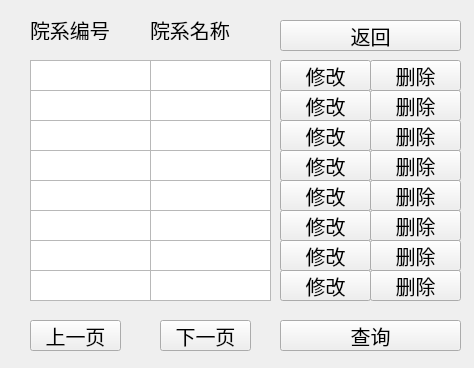
<?xml version="1.0" encoding="UTF-8"?>
<ui version="4.0">
 <class>Form</class>
 <widget class="QWidget" name="Form">
  <property name="geometry">
   <rect>
    <x>0</x>
    <y>0</y>
    <width>474</width>
    <height>368</height>
   </rect>
  </property>
  <property name="minimumSize">
   <size>
    <width>474</width>
    <height>368</height>
   </size>
  </property>
  <property name="maximumSize">
   <size>
    <width>474</width>
    <height>368</height>
   </size>
  </property>
  <property name="windowTitle">
   <string>Form</string>
  </property>
  <widget class="QLabel" name="label_2">
   <property name="geometry">
    <rect>
     <x>150</x>
     <y>20</y>
     <width>81</width>
     <height>20</height>
    </rect>
   </property>
   <property name="font">
    <font>
     <family>楷体</family>
     <pointsize>15</pointsize>
    </font>
   </property>
   <property name="text">
    <string>院系名称</string>
   </property>
  </widget>
  <widget class="QLabel" name="label_3">
   <property name="geometry">
    <rect>
     <x>30</x>
     <y>20</y>
     <width>81</width>
     <height>20</height>
    </rect>
   </property>
   <property name="font">
    <font>
     <family>楷体</family>
     <pointsize>15</pointsize>
    </font>
   </property>
   <property name="text">
    <string>院系编号</string>
   </property>
  </widget>
  <widget class="QPushButton" name="lastpageButton">
   <property name="geometry">
    <rect>
     <x>30</x>
     <y>320</y>
     <width>91</width>
     <height>31</height>
    </rect>
   </property>
   <property name="font">
    <font>
     <family>楷体</family>
     <pointsize>15</pointsize>
    </font>
   </property>
   <property name="text">
    <string>上一页</string>
   </property>
  </widget>
  <widget class="QPushButton" name="nextpageButton">
   <property name="geometry">
    <rect>
     <x>160</x>
     <y>320</y>
     <width>91</width>
     <height>31</height>
    </rect>
   </property>
   <property name="font">
    <font>
     <family>楷体</family>
     <pointsize>15</pointsize>
    </font>
   </property>
   <property name="text">
    <string>下一页</string>
   </property>
  </widget>
  <widget class="QTextBrowser" name="textBrowser_1">
   <property name="geometry">
    <rect>
     <x>30</x>
     <y>60</y>
     <width>121</width>
     <height>31</height>
    </rect>
   </property>
  </widget>
  <widget class="QTextBrowser" name="textBrowser_2">
   <property name="geometry">
    <rect>
     <x>150</x>
     <y>60</y>
     <width>121</width>
     <height>31</height>
    </rect>
   </property>
  </widget>
  <widget class="QPushButton" name="change_Button1">
   <property name="geometry">
    <rect>
     <x>280</x>
     <y>60</y>
     <width>91</width>
     <height>31</height>
    </rect>
   </property>
   <property name="font">
    <font>
     <family>楷体</family>
     <pointsize>15</pointsize>
    </font>
   </property>
   <property name="text">
    <string>修改</string>
   </property>
  </widget>
  <widget class="QPushButton" name="change_Button2">
   <property name="geometry">
    <rect>
     <x>280</x>
     <y>90</y>
     <width>91</width>
     <height>31</height>
    </rect>
   </property>
   <property name="font">
    <font>
     <family>楷体</family>
     <pointsize>15</pointsize>
    </font>
   </property>
   <property name="text">
    <string>修改</string>
   </property>
  </widget>
  <widget class="QTextBrowser" name="textBrowser_3">
   <property name="geometry">
    <rect>
     <x>30</x>
     <y>90</y>
     <width>121</width>
     <height>31</height>
    </rect>
   </property>
  </widget>
  <widget class="QTextBrowser" name="textBrowser_4">
   <property name="geometry">
    <rect>
     <x>150</x>
     <y>90</y>
     <width>121</width>
     <height>31</height>
    </rect>
   </property>
  </widget>
  <widget class="QPushButton" name="change_Button3">
   <property name="geometry">
    <rect>
     <x>280</x>
     <y>120</y>
     <width>91</width>
     <height>31</height>
    </rect>
   </property>
   <property name="font">
    <font>
     <family>楷体</family>
     <pointsize>15</pointsize>
    </font>
   </property>
   <property name="text">
    <string>修改</string>
   </property>
  </widget>
  <widget class="QTextBrowser" name="textBrowser_5">
   <property name="geometry">
    <rect>
     <x>30</x>
     <y>120</y>
     <width>121</width>
     <height>31</height>
    </rect>
   </property>
  </widget>
  <widget class="QTextBrowser" name="textBrowser_6">
   <property name="geometry">
    <rect>
     <x>150</x>
     <y>120</y>
     <width>121</width>
     <height>31</height>
    </rect>
   </property>
  </widget>
  <widget class="QPushButton" name="change_Button4">
   <property name="geometry">
    <rect>
     <x>280</x>
     <y>150</y>
     <width>91</width>
     <height>31</height>
    </rect>
   </property>
   <property name="font">
    <font>
     <family>楷体</family>
     <pointsize>15</pointsize>
    </font>
   </property>
   <property name="text">
    <string>修改</string>
   </property>
  </widget>
  <widget class="QTextBrowser" name="textBrowser_7">
   <property name="geometry">
    <rect>
     <x>30</x>
     <y>150</y>
     <width>121</width>
     <height>31</height>
    </rect>
   </property>
  </widget>
  <widget class="QTextBrowser" name="textBrowser_8">
   <property name="geometry">
    <rect>
     <x>150</x>
     <y>150</y>
     <width>121</width>
     <height>31</height>
    </rect>
   </property>
  </widget>
  <widget class="QPushButton" name="change_Button5">
   <property name="geometry">
    <rect>
     <x>280</x>
     <y>180</y>
     <width>91</width>
     <height>31</height>
    </rect>
   </property>
   <property name="font">
    <font>
     <family>楷体</family>
     <pointsize>15</pointsize>
    </font>
   </property>
   <property name="text">
    <string>修改</string>
   </property>
  </widget>
  <widget class="QTextBrowser" name="textBrowser_9">
   <property name="geometry">
    <rect>
     <x>30</x>
     <y>180</y>
     <width>121</width>
     <height>31</height>
    </rect>
   </property>
  </widget>
  <widget class="QTextBrowser" name="textBrowser_10">
   <property name="geometry">
    <rect>
     <x>150</x>
     <y>180</y>
     <width>121</width>
     <height>31</height>
    </rect>
   </property>
  </widget>
  <widget class="QPushButton" name="change_Button6">
   <property name="geometry">
    <rect>
     <x>280</x>
     <y>210</y>
     <width>91</width>
     <height>31</height>
    </rect>
   </property>
   <property name="font">
    <font>
     <family>楷体</family>
     <pointsize>15</pointsize>
    </font>
   </property>
   <property name="text">
    <string>修改</string>
   </property>
  </widget>
  <widget class="QTextBrowser" name="textBrowser_11">
   <property name="geometry">
    <rect>
     <x>30</x>
     <y>210</y>
     <width>121</width>
     <height>31</height>
    </rect>
   </property>
  </widget>
  <widget class="QTextBrowser" name="textBrowser_12">
   <property name="geometry">
    <rect>
     <x>150</x>
     <y>210</y>
     <width>121</width>
     <height>31</height>
    </rect>
   </property>
  </widget>
  <widget class="QPushButton" name="change_Button7">
   <property name="geometry">
    <rect>
     <x>280</x>
     <y>240</y>
     <width>91</width>
     <height>31</height>
    </rect>
   </property>
   <property name="font">
    <font>
     <family>楷体</family>
     <pointsize>15</pointsize>
    </font>
   </property>
   <property name="text">
    <string>修改</string>
   </property>
  </widget>
  <widget class="QTextBrowser" name="textBrowser_13">
   <property name="geometry">
    <rect>
     <x>30</x>
     <y>240</y>
     <width>121</width>
     <height>31</height>
    </rect>
   </property>
  </widget>
  <widget class="QTextBrowser" name="textBrowser_14">
   <property name="geometry">
    <rect>
     <x>150</x>
     <y>240</y>
     <width>121</width>
     <height>31</height>
    </rect>
   </property>
  </widget>
  <widget class="QTextBrowser" name="textBrowser_15">
   <property name="geometry">
    <rect>
     <x>30</x>
     <y>270</y>
     <width>121</width>
     <height>31</height>
    </rect>
   </property>
  </widget>
  <widget class="QTextBrowser" name="textBrowser_16">
   <property name="geometry">
    <rect>
     <x>150</x>
     <y>270</y>
     <width>121</width>
     <height>31</height>
    </rect>
   </property>
  </widget>
  <widget class="QPushButton" name="change_Button8">
   <property name="geometry">
    <rect>
     <x>280</x>
     <y>270</y>
     <width>91</width>
     <height>31</height>
    </rect>
   </property>
   <property name="font">
    <font>
     <family>楷体</family>
     <pointsize>15</pointsize>
    </font>
   </property>
   <property name="text">
    <string>修改</string>
   </property>
  </widget>
  <widget class="QPushButton" name="backButton">
   <property name="geometry">
    <rect>
     <x>280</x>
     <y>20</y>
     <width>181</width>
     <height>31</height>
    </rect>
   </property>
   <property name="font">
    <font>
     <family>楷体</family>
     <pointsize>15</pointsize>
    </font>
   </property>
   <property name="text">
    <string>返回</string>
   </property>
  </widget>
  <widget class="QPushButton" name="checkButton">
   <property name="geometry">
    <rect>
     <x>280</x>
     <y>320</y>
     <width>181</width>
     <height>31</height>
    </rect>
   </property>
   <property name="font">
    <font>
     <family>楷体</family>
     <pointsize>15</pointsize>
    </font>
   </property>
   <property name="text">
    <string>查询</string>
   </property>
  </widget>
  <widget class="QPushButton" name="change_Button8_2">
   <property name="geometry">
    <rect>
     <x>370</x>
     <y>270</y>
     <width>91</width>
     <height>31</height>
    </rect>
   </property>
   <property name="font">
    <font>
     <family>楷体</family>
     <pointsize>15</pointsize>
    </font>
   </property>
   <property name="text">
    <string>删除</string>
   </property>
  </widget>
  <widget class="QPushButton" name="change_Button7_2">
   <property name="geometry">
    <rect>
     <x>370</x>
     <y>240</y>
     <width>91</width>
     <height>31</height>
    </rect>
   </property>
   <property name="font">
    <font>
     <family>楷体</family>
     <pointsize>15</pointsize>
    </font>
   </property>
   <property name="text">
    <string>删除</string>
   </property>
  </widget>
  <widget class="QPushButton" name="change_Button1_2">
   <property name="geometry">
    <rect>
     <x>370</x>
     <y>60</y>
     <width>91</width>
     <height>31</height>
    </rect>
   </property>
   <property name="font">
    <font>
     <family>楷体</family>
     <pointsize>15</pointsize>
    </font>
   </property>
   <property name="text">
    <string>删除</string>
   </property>
  </widget>
  <widget class="QPushButton" name="change_Button5_2">
   <property name="geometry">
    <rect>
     <x>370</x>
     <y>180</y>
     <width>91</width>
     <height>31</height>
    </rect>
   </property>
   <property name="font">
    <font>
     <family>楷体</family>
     <pointsize>15</pointsize>
    </font>
   </property>
   <property name="text">
    <string>删除</string>
   </property>
  </widget>
  <widget class="QPushButton" name="change_Button6_2">
   <property name="geometry">
    <rect>
     <x>370</x>
     <y>210</y>
     <width>91</width>
     <height>31</height>
    </rect>
   </property>
   <property name="font">
    <font>
     <family>楷体</family>
     <pointsize>15</pointsize>
    </font>
   </property>
   <property name="text">
    <string>删除</string>
   </property>
  </widget>
  <widget class="QPushButton" name="change_Button2_2">
   <property name="geometry">
    <rect>
     <x>370</x>
     <y>90</y>
     <width>91</width>
     <height>31</height>
    </rect>
   </property>
   <property name="font">
    <font>
     <family>楷体</family>
     <pointsize>15</pointsize>
    </font>
   </property>
   <property name="text">
    <string>删除</string>
   </property>
  </widget>
  <widget class="QPushButton" name="change_Button4_2">
   <property name="geometry">
    <rect>
     <x>370</x>
     <y>150</y>
     <width>91</width>
     <height>31</height>
    </rect>
   </property>
   <property name="font">
    <font>
     <family>楷体</family>
     <pointsize>15</pointsize>
    </font>
   </property>
   <property name="text">
    <string>删除</string>
   </property>
  </widget>
  <widget class="QPushButton" name="change_Button3_2">
   <property name="geometry">
    <rect>
     <x>370</x>
     <y>120</y>
     <width>91</width>
     <height>31</height>
    </rect>
   </property>
   <property name="font">
    <font>
     <family>楷体</family>
     <pointsize>15</pointsize>
    </font>
   </property>
   <property name="text">
    <string>删除</string>
   </property>
  </widget>
 </widget>
 <resources/>
 <connections/>
</ui>
